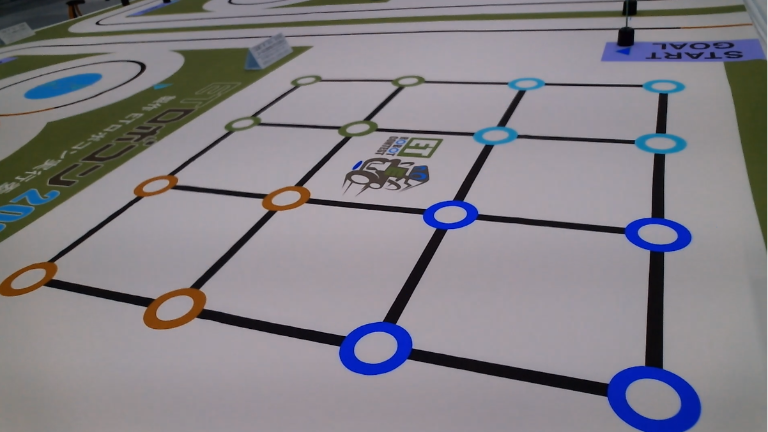
#> input picture PC/recognize_image/test/test.png, 768 x 432 px
$ python blockDetect.py
#> lines starting #> are read from the running program, lines starting #| are printed output that depends on the picture
#> further down, img is the input picture: shape (432, 768, 3); mean B, G, R 135, 129, 132.4
### PC/recognize_image/test/treasureArea.py
from enum import Enum
import os
import re

class BlockType(Enum):
    none = 0
    decoy = 1
    treasure = 2

class SquareInfo:
    def __init__(self):
        self.__blockType = BlockType.none

    @property
    def blockType(self):
        return self.__blockType

    @blockType.setter
    def blockType(self, value:BlockType):
        self.__blockType = value

class TreasureArea:
    def __init__(self):
        #保存するファイル名
        self.__fileName = f'treasureBlockData.txt'
        self.__size = 4
        self.__square = [[SquareInfo() for i in range(self.__size)] for j in range(self.__size)]

    # [4 lines left out: function display, not called in this run]

    #引数:pos -> 座標([int, int]), block -> 配置ブロック(BlockType)
    def setBlockType(self, pos:[int, int], block:BlockType):
        """
        引数:pos -> 座標([int, int]), block -> 配置ブロック(BlockType) \n
        指定座標に指定したタイプのブロックを配置する
        """
        self.__square[pos[0]][pos[1]].blockType = block

    # [32 lines left out: functions count, output, not called in this run]


# [7 lines that do not run on import are left out]

### PC/recognize_image/test/blockDetect.py
import cv2
import numpy as np
from PIL import Image
import matplotlib.pyplot as plt

from treasureArea import TreasureArea
from treasureArea import BlockType

class BlockDetect:
    def __init__(self):
        #閾値 (360°100°100°)
        self.__decoyRange = [((187, 30, 25), (227, 100, 100))]
        self.__treasureRange = [
            ((330, 50, 25), (360, 100, 100)),
            ((0, 50, 25), (30, 100, 100))
        ]
        self.__imageSize = 300
        pass

    def findBlock(self, image, areaPoints):
        retTreasureArea = TreasureArea()
        if (None in areaPoints) or (len(areaPoints) != 4):
            return image, retTreasureArea

        warpedImg = self.__projectiveImage(image, areaPoints)
        blockColor = self.__getPointColor(warpedImg)

        retTreasureArea = self.__list2treasureArea(blockColor)
        return warpedImg, retTreasureArea
        #plt.imshow(warpedImg)

    def __projectiveImage(self, image, areaPoints):
        # Define the source and destination points
        size = self.__imageSize
        srcPts = np.array([areaPoints[0], areaPoints[1], areaPoints[2], areaPoints[3]], dtype=np.float32)
        dstPts = np.array([(0, size), (size, size), (size, 0), (0, 0)], dtype=np.float32)

        # Calculate the homography matrix
        H, _ = cv2.findHomography(srcPts, dstPts)

        # Apply the perspective transform
        warpedImg = cv2.warpPerspective(image, H, (self.__imageSize, self.__imageSize))
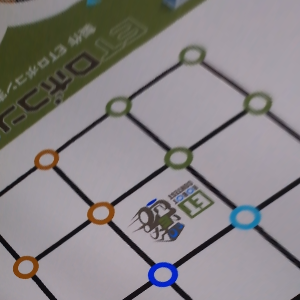
#> warpedImg: shape (300, 300, 3); mean B, G, R 132.6, 131.2, 135.7

        return warpedImg

    def __getPointColor(self, warpedImg):
        #取得ポイントを計算
        getPoints = []
        countPoints = 4
        size = self.__imageSize - 1
        for i in range(countPoints):
            y = round(size / (countPoints - 1) * i)
            for j in range(countPoints):
                x = round(size / (countPoints - 1) * j)
                getPoints.append((x, y))

        # HSV値の正規化
        decoyRange = self.__normalizeHSV(self.__decoyRange)
        treasureRange = self.__normalizeHSV(self.__treasureRange)
        # ブロック判別
        image = cv2.cvtColor(warpedImg, cv2.COLOR_RGB2HSV)
#> image: shape (300, 300, 3); mean H, S, V 136.8, 33.1, 138.9
        areaBlock = []
        for pos in getPoints:
            pixel = image[pos[0], pos[1]]
            if self.__checkPixel(pixel, treasureRange) == True:
                areaBlock.append('treasure')
            elif self.__checkPixel(pixel, decoyRange) == True:
                areaBlock.append('decoy')
            else:
                areaBlock.append('none')
#> this loop made 16 passes
#> pixel on passes 1 to 12: [107, 130, 92], [80, 43, 107], [130, 10, 149], [140, 10, 151], [53, 61, 83], [159, 12, 154], [150, 12, 169], [137, 11, 162], [88, 97, 79], [154, 12, 166], [145, 10, 158], [146, 11, 166]
#> after the loop, areaBlock = ['decoy', 'none', 'none', 'none', 'none', 'none', 'none', 'none', 'none', 'none', 'none', 'none', 'none', 'none', 'none', 'none']
#> in findBlock, `blockColor = self.__getPointColor(warpedImg)`: blockColor has the same summary as areaBlock in __getPointColor

        return areaBlock

    def __normalizeHSV(self, HSVranges):
        converted_ranges = [
            (
                tuple(map(int, np.round(np.multiply(min_HSV, np.array([180/360, 255/100, 255/100]))))),
                tuple(map(int, np.round(np.multiply(max_HSV, np.array([180/360, 255/100, 255/100])))))
            ) for min_HSV, max_HSV in HSVranges
        ]
        return converted_ranges

    def __checkPixel(self, pixelHSV, HSVranges):
        for HSVrange in HSVranges:
            HSVmin = HSVrange[0]
            HSVmax = HSVrange[1]
            if HSVmin[0] <= pixelHSV[0] <= HSVmax[0] and HSVmin[1] <= pixelHSV[1] <= HSVmax[1] and HSVmin[2] <= pixelHSV[2] <= HSVmax[2]:
                return True
        return False

    def __list2treasureArea(self, block):
        taBlock = TreasureArea()

        for i, o in enumerate(block):
            x = i % 4
            y = i // 4

            blockType = BlockType.none
            if o == 'decoy':
                blockType = BlockType.decoy
            elif o == 'treasure':
                blockType = BlockType.treasure

            taBlock.setBlockType((x, y), blockType)
#> this loop made 16 passes
#> (o, x, y) on passes 1 to 12: ('decoy', 0, 0), ('none', 1, 0), ('none', 2, 0), ('none', 3, 0), ('none', 0, 1), ('none', 1, 1), ('none', 2, 1), ('none', 3, 1), ('none', 0, 2), ('none', 1, 2), ('none', 2, 2), ('none', 3, 2)

        return taBlock

if __name__ == "__main__":
    blockDetect = BlockDetect()
    img = cv2.imread("./test.png")
    p = [(130, 388), (665, 162), (382, 41), (31, 112)]
    blockDetect.findBlock(img, p)

$ run again, with PC/recognize_image/test/aaa.png copied over PC/recognize_image/test/test.png
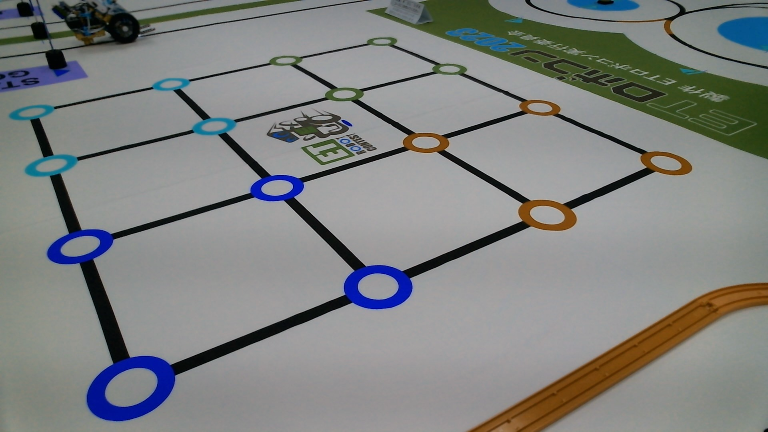
#> input picture PC/recognize_image/test/aaa.png, 768 x 432 px
#> img is the input picture: shape (432, 768, 3); mean B, G, R 128.6, 130.4, 128.2
#> in __projectiveImage, `warpedImg = cv2.warpPerspective(image, H, (self.__imageSize, self.__im..`:
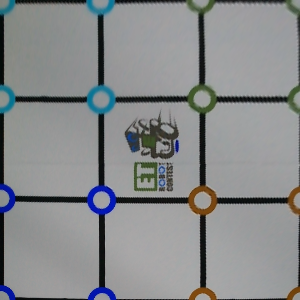
#> warpedImg: shape (300, 300, 3); mean B, G, R 140.2, 139, 136.7
#> image: shape (300, 300, 3); mean H, S, V 52.9, 18, 142.6
#> the loop in __getPointColor, `for pos in getPoints:` made 16 passes
#> pixel on passes 1 to 8: [80, 12, 130], [75, 14, 147], [66, 9, 143], [30, 4, 136], [30, 7, 149], [20, 10, 148], [60, 2, 161], [140, 5, 157]
#> after the loop in __getPointColor, `for pos in getPoints:`: areaBlock = ['none', 'none', 'none', 'none', 'none', 'none', 'none', 'none', 'none', 'none', 'none', 'none', 'none', 'none', 'none', 'none']
#> blockColor has the same summary as areaBlock in __getPointColor
#> the loop in __list2treasureArea, `for i, o in enumerate(block):` made 16 passes
#> (x, y) on passes 1 to 8: (0, 0), (1, 0), (2, 0), (3, 0), (0, 1), (1, 1), (2, 1), (3, 1)
